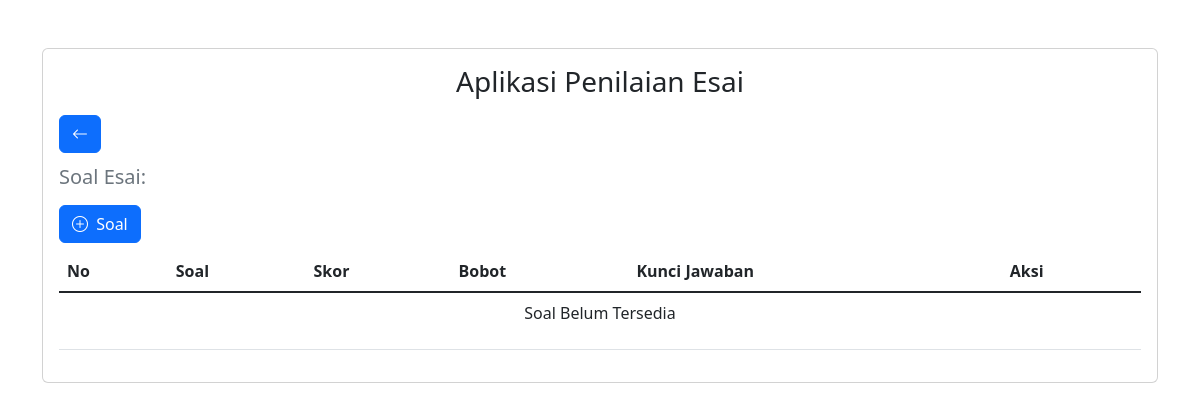
The page /essay/soal_view/BINDO on the database as committed earlier.
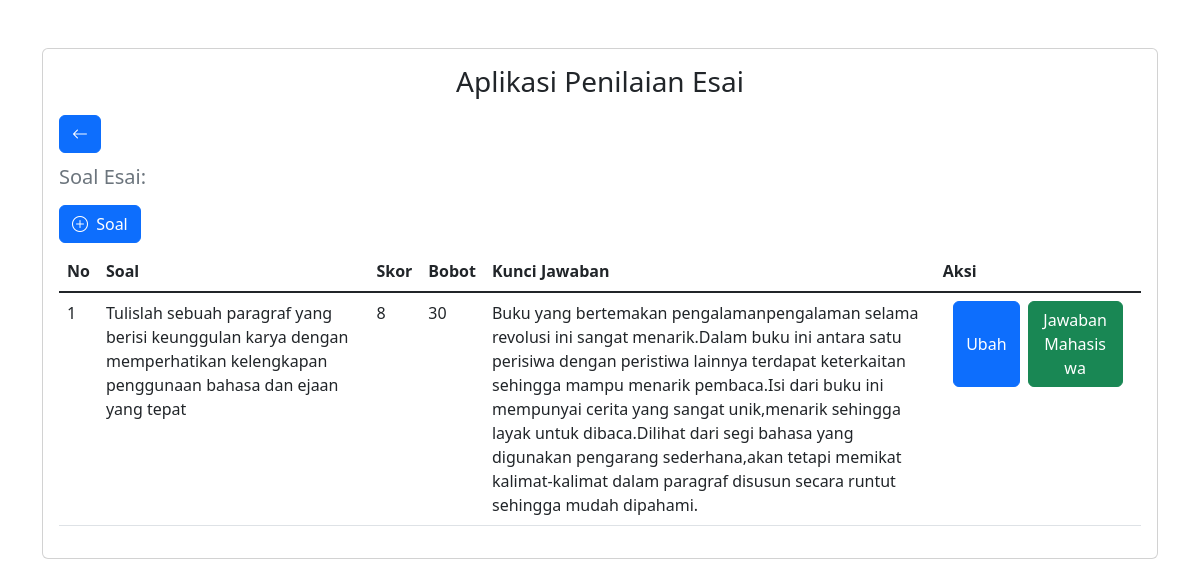
The same page on the database as committed later.
### tables this page shows
CREATE TABLE `soal_esai` (
  `kd_soal` varchar(6) NOT NULL,
  `kd_matkul` varchar(6) NOT NULL,
  `soal` text NOT NULL,
  `skor` int(1) NOT NULL,
  `bobot` int(3) NOT NULL,
  `kunci_jawaban` text NOT NULL
);

### application/controllers/Essay.php (called while the page is built, shortened)
<?php
class Essay extends CI_Controller
{
    public function __construct()
    {
        $this->load->model('essay_model');
        $this->load->helper('url');
    }
    public function soal_view($kd_matkul)
    {
        $this->soal_matakuliah = $this->essay_model->show_data('kd_soal, soal, skor, bobot, kunci_jawaban', 'soal_esai', ['kd_matkul' => $kd_matkul]);
        $this->load->view('template/header');
        $this->load->view('soal_view', ['kd_matkul' => $kd_matkul, 'title' => '', 'soal_matkul' => $this->soal_matakuliah]);
        $this->load->view('template/footer');
    }
}

### index.php (called while the page is built, shortened)
<?php
require_once BASEPATH.'core/CodeIgniter.php';

### application/models/Essay_model.php (called while the page is built, shortened)
<?php
class Essay_model extends CI_Model
{
    public function show_data(string $column, string $table, array $param = null)
    {
        $this->db->select($column);
        if (!is_null($param)) {
            $query = $this->db->get_where($table, $param);
        } else {
            $query = $this->db->get($table);
        }
        return $query->result();
    }
}

### application/views/soal_view.php (the view, shortened to what this page needs)
<a href="<?= base_url('/') ?>" class="btn btn-primary mb-3"> <i class="bi bi-arrow-left"></i></a>
<h5 class="card-subtitle text-muted">Soal Esai: <?= $title; ?></h5>
<button type="button" class="btn btn-primary mt-3" data-bs-toggle="modal" data-bs-target="#tambahSoalEsai"><i class="bi bi-plus-circle me-1"></i> Soal</button>
<table class="table mt-2">
  <thead>
    <tr>
      <th>No</th>
      <th>Soal</th>
      <th>Skor</th>
      <th>Bobot</th>
      <th>Kunci Jawaban</th>
      <th>Aksi</th>
    </tr>
  </thead>
  <tbody class="table-group-divider">
    <?php
    if (count($soal_matkul) !== 0) {
      foreach ($soal_matkul as $key => $value) { ?>
        <tr>
          <td><?= $key + 1; ?></td>
          <td class="col-3"><?= $value->soal ?? ''; ?></td>
          <td><?= $value->skor ?? ''; ?></td>
          <td><?= $value->bobot ?? ''; ?></td>
          <td class="col-5"><?= $value->kunci_jawaban ?? ''; ?></td>
          <td>
            <div class="d-grid gap-2 d-md-flex justify-content-md-center">
              <a href="javascript:;" kd-soal="<?= $value->kd_soal; ?>" data-soal="<?= $value->soal; ?>" data-bobot="<?= $value->bobot; ?>" data-skor="<?= $value->skor; ?>" data-kunci-jawaban="<?= $value->kunci_jawaban; ?>" class="btn btn-primary d-flex align-items-center" data-bs-toggle="modal" data-bs-target="#ubahSoalEsai">Ubah</a>
              <a href="<?= base_url('mahasiswa_view/' . $value->kd_soal); ?>" class="btn btn-success col-6">Jawaban Mahasiswa</a>
            </div>
          </td>
        </tr>
      <?php
      }
    } else { ?>
      <tr>
        <td colspan="6">
          <p class="text-center">Soal Belum Tersedia</p>
        </td>
      </tr>
    <?php } ?>
  </tbody>
</table>

Rows that differ between the two databases and show on the page:
added soal_esai: soal "Tulislah sebuah paragraf yang berisi keunggulan karya dengan memperhatikan kelengkapan penggunaan bahasa dan ejaan yang tepat", skor "8", bobot "30", kunci_jawaban "Buku yang bertemakan pengalaman\u0002pengalaman selama revolusi ini sangat menarik.Dalam buku ini antara satu perisiwa dengan peristiwa lainnya terdapat keterkaitan sehingga mampu menarik pembaca.Isi dari buku ini mempunyai cerita yang sangat unik,menarik sehingga layak untuk dibaca.Dilihat dari segi bahasa yang digunakan pengarang sederhana,akan tetapi memikat kalimat-kalimat dalam paragraf disusun secara runtut sehingga mudah dipahami."
Other text that changed with them:
text no longer shown: "Soal Belum Tersedia"
